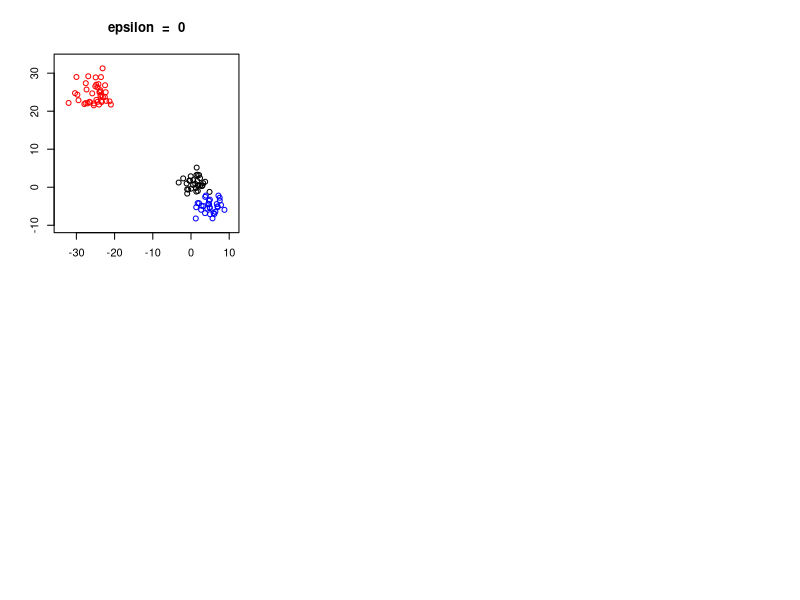

This figure's R source: (Note: this script raises an error after producing the figure.)

### Simulation 2: Increasing, but identical and diagonal errors
library(MASS)
library(gdata)
library(mclust)

# set sample size
nvec = c(3,3,4) * 10
n = sum(nvec)
p = 2

mu1 = c(1,1)
mu2 = c(5,-5)
mu3 = c(-25,25)

# define cov matrices
sigma1 = matrix(c(3,0,0,3),nrow=2)
sigma2 = matrix(c(5,0,0,5),nrow=2)
sigma3 = matrix(c(7,0,0,7),nrow=2)


# set error value here:
eps = c(0, 5, 10, 15, 20, 30)

# set error matrix:
err = array(0, dim=c(p, p, length(eps)))
for(i in 1:length(eps)){
  diag(err[,,i]) = eps[i]
}

err.array = array(0, dim=c(p,p,n,length(eps)))
for(i in 1:length(eps)){  
  for(j in 1:n){
    err.array[,,j,i] = err[,,i]
  } 
}


# true membership matrix:
temp = c(rep(c(1,0,0),nvec[1]),rep(c(0,1,0),nvec[2]),rep(c(0,0,1),nvec[3]))
z.ini = z.true = matrix(temp, nrow=n, byrow=TRUE)


my.mcr = mc.mcr = rep(0,length(eps))
my.time = mc.time = my.result = mc.result = list()



par(mfrow=c(2,3))
for(i in 1:length(eps)){  
  # sample from dist:
  set.seed(0)
  s1 = mvrnorm(nvec[1], mu1, (sigma1+err[,,i]))
  s2 = mvrnorm(nvec[2], mu2, (sigma2+err[,,i]))
  s3 = mvrnorm(nvec[3], mu3, (sigma3+err[,,i]))
  
  samp = rbind(s1,s2,s3)
  
  x1 = min(samp[,1])-2
  x2 = max(samp[,1])+2
  y1 = min(samp[,2])-2
  y2 = max(samp[,2])+2
  
  plot(s1,xlim=c(x1,x2),ylim=c(y1,y2),main = paste(expression(epsilon), " = ", eps[i]),xlab="",ylab="")
  points(s2, col="blue")
  points(s3, col="red")  
  
  tmp = proc.time()
  my.result[[i]] = ME.VVV.err(samp, z.ini, err.array[,,,i])
  my.class = my.result[[i]]$z
  my.mcr[i] = MCR(my.class, z.true)
  my.time[[i]] = proc.time() - tmp
  
  tmp = proc.time()
  mc.result[[i]] = meVVV(samp,z.ini)
  mc.class = mc.result[[i]]$z
  mc.mcr[i] = MCR(mc.class, z.true)
  mc.time[[i]] = proc.time() - tmp
  
}
par(mfrow=c(1,1))

save(my.mcr, mc.mcr, my.time, mc.time, my.result, mc.result, file="sim2_result.RData")
